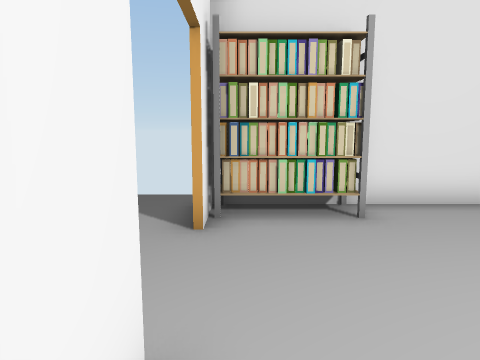
View 1 (above)

12 first-person views from a walk through a 3-D level made in the Unity game engine. The camera is 1.4 m above the floor, tilts 8° down and sees 70° across. Doors are open. The floor is counted in squares, 1 m on a side. Each view is taken from the middle of a square. On the plan, view 1 faces up. The plan holds only what a view shows up to about 15 squares ahead; the rest is blank. The player character is not drawn. Some animated figures are left out.

View 2
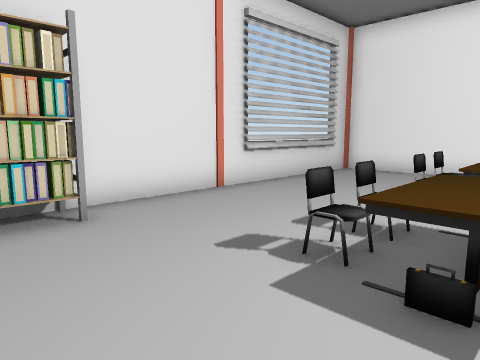

View 3
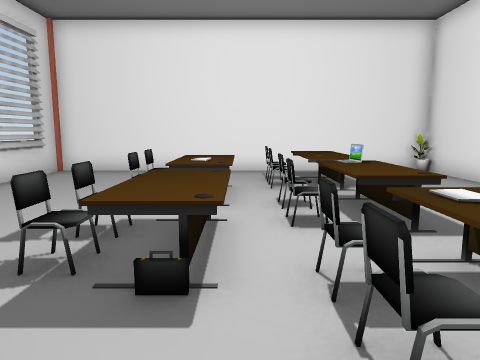

View 4
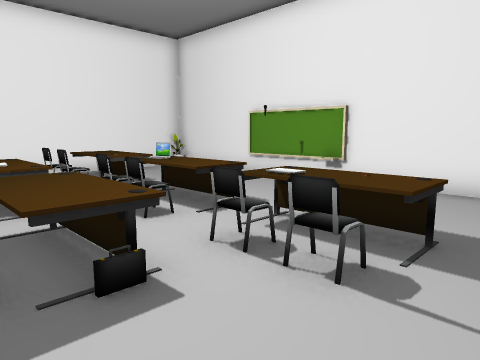

View 5
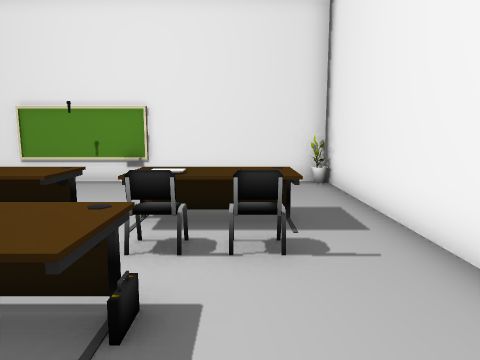

View 6
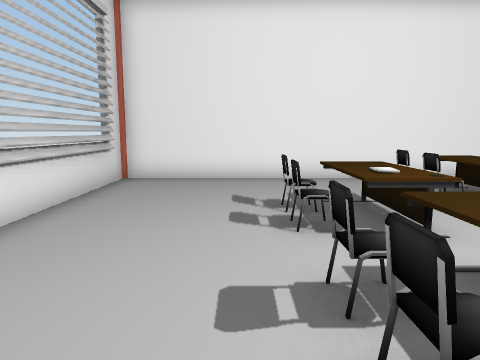

View 7
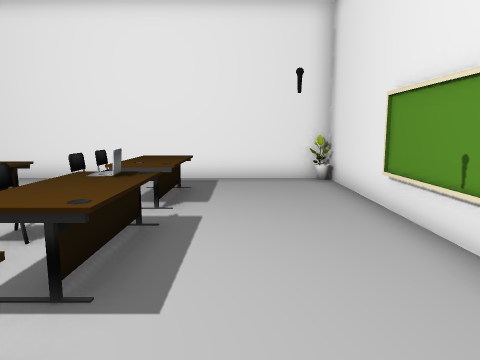

View 8
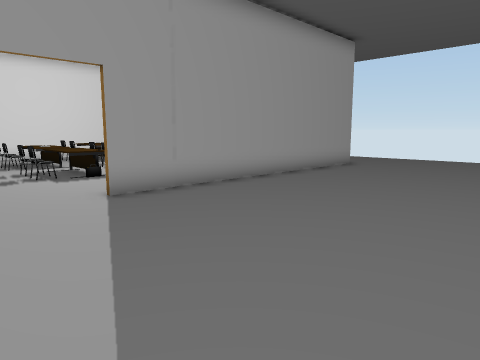

View 9
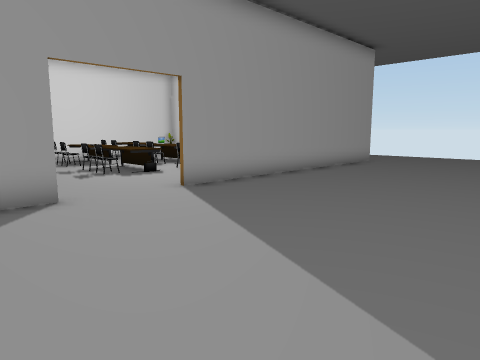

View 10
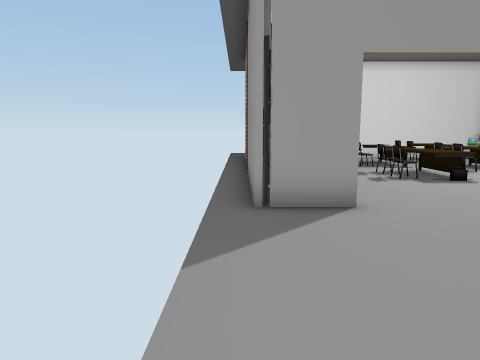

View 11
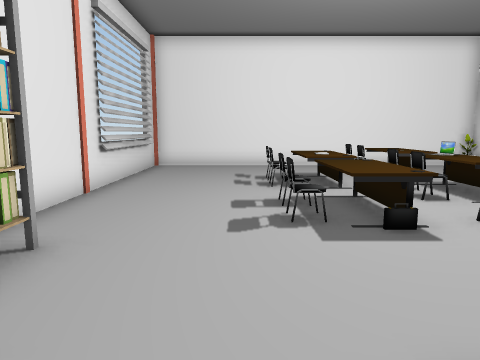

View 12
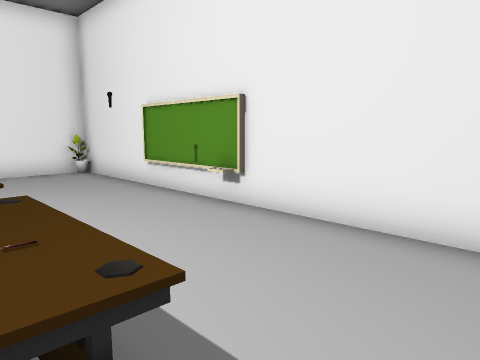

### Floor plan
Points are (right, up) in squares from view 1. A wall is a line through its corners. A room is listed if a view was taken in it or the views show most of it. See-through windows are left out.
Room 1 (views 1, 2, 3, 4, 5, 6, 7, 12)
walls: (-0.5, 1.9) (-0.5, -7.1); (-0.5, 6.5) (-0.5, 4.8); (-0.5, -6.7) (12.4, -6.7) (12.4, 6.6) (1.5, 6.6)
ways out: opening at (-1, 7) to room 2; open door at (-1, 3) to room 2
objects: other object (0, -6); rack (0, 6) to (2, 6); desk (1, -3) to (3, -2); chair (2, -1); laptop (3, -2); chair (3, -1); chair (4, 2); desk (5, -3) to (7, -2); chair (5, -1); chair (5, 2); laptop (7, -2); chair (7, -1); desk (7, 0) to (9, 1); other object (7, 1); chair (7, 2); desk (8, -3) to (10, -2); chair (8, 2); chair (9, -1); chair (10, -1)
Room 2 (views 8, 9, 10, 11)
walls: (-0.7, -9.1) (-0.7, 1.9); (-0.7, 4.8) (-0.7, 6.8)
ways out: opening at (-1, 7) to room 1; open door at (-1, 3) to room 1

Where each view was taken, in squares from view 1:
view 1: 0 up, 0 right, facing up
view 2: 0 up, 0 right, facing up-right
view 3: 0 up, 0 right, facing right
view 4: 2 up, 0 right, facing down-right
view 5: 3 up, 2 right, facing down
view 6: 3 up, 2 right, facing right
view 7: 4 down, 2 right, facing right
view 8: 5 up, 8 left, facing down-right
view 9: 7 up, 8 left, facing down-right
view 10: 7 up, 7 left, facing right
view 11: 3 up, 2 left, facing right
view 12: 2 down, 0 right, facing down-right
